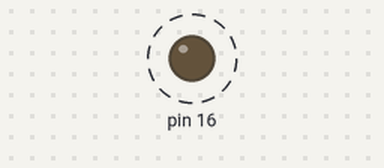
A sketch run on a simulated Arduino Uno, built with avr-gcc and run on an emulated ATmega328P. Shown: output pins drawn as LEDs (lit = HIGH). Dashed ring = blinking.

Above: at 0.5 s.
Timing chart, 0 to 4.6 s (numbered marks = the images above):
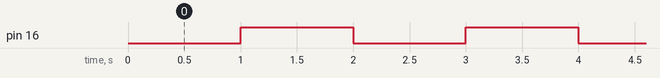

The sketch:

Lab_2.ino
```cpp
void setup() {
  pinMode(16, OUTPUT);  //กำหนดภาวะ (Mode) ขา 16 เป็นขาส่งออก

}

void loop() {
  digitalWrite(16, LOW);  //เขียน/ส่งออกค่าสัญญาณดิจิทัลทางขา 16 เป็น 0
  delay(1000);    //หน่วง/ประวิงตามเวลาที่กำหนดไว้ก่อนทำงานบรรทัดถัดไป
  digitalWrite(16, HIGH); //เขียน/ส่งออกค่าสัญญาณดิจิทัลทางขา 16 เป็น 1
  delay(1000);


}
```

Measured:
- by itself, pin 16: alternates HIGH for 1.0 s and LOW for 1.0 s
